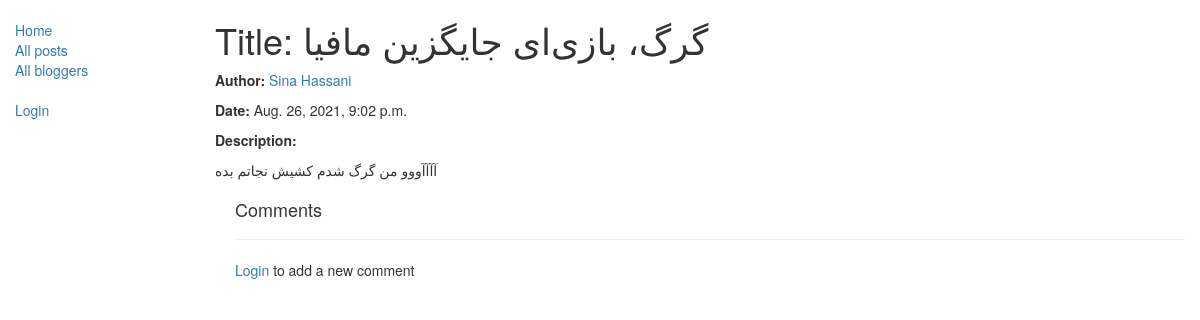
Before: /blog/post/7 with the older database file.
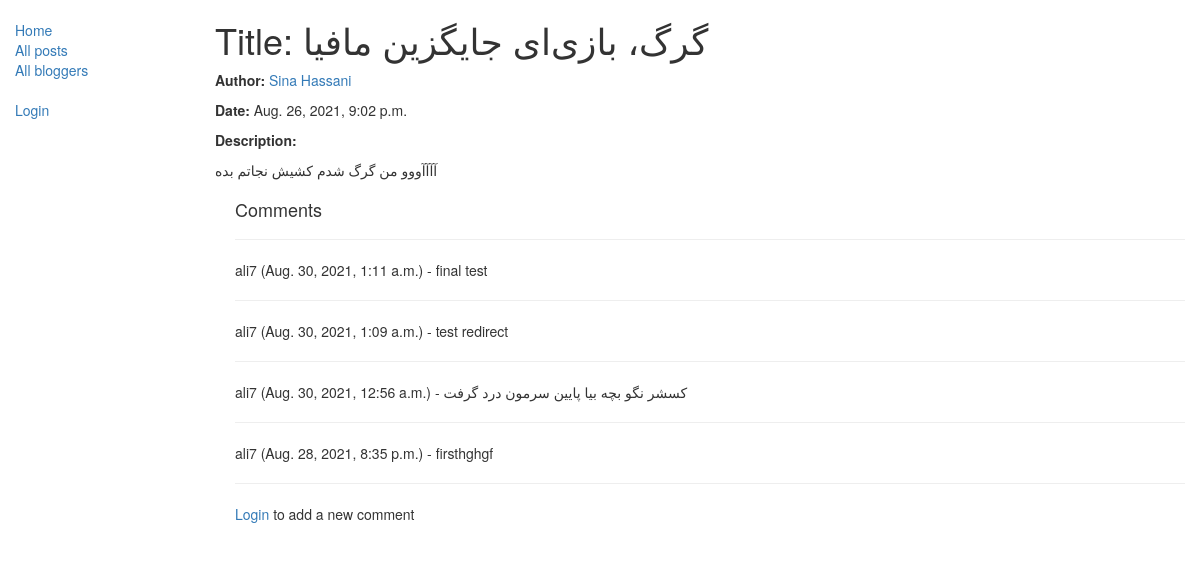
After: the same page with the newer database file.
### blog/models.py (models this page shows, shortened)
class Post(models.Model):
    title = models.CharField(max_length=100)
    date = models.DateTimeField(auto_now=True)
    description = models.TextField(max_length=1000)
    author = models.ForeignKey('Blogger', on_delete=models.SET_NULL, null=True)
    class Meta:
        ordering = ['-date']

class Blogger(models.Model):
    name = models.CharField(max_length=50)
    biography = models.TextField(max_length=100)
    def __str__(self):
        return self.name
    def get_absolute_url(self):
        return reverse('blogger-detail', args=[str(self.id)])

class Comment(models.Model):
    post = models.ForeignKey('Post', on_delete=models.SET_NULL, null=True)
    author = models.ForeignKey(User, on_delete=models.SET_NULL, null=True)
    text = models.TextField(max_length=150)
    date = models.DateTimeField(auto_now=True)
    class Meta:
        ordering = ['-date']

### blog/views.py (the view)
# urls.py: path('post/<int:pk>', views.PostDetailView.as_view(), name='post-detail'),
class PostDetailView(generic.DetailView):
    model = Post

### blog/templates/blog/post_detail.html
{% extends "base_generic.html" %}
{% block content %}
<h1>Title: {{ post.title }}</h1>
<p><strong>Author:</strong> <a href="{{ post.author.get_absolute_url }}">{{ post.author }}</a></p>
<p><strong>Date:</strong> {{ post.date }}</p>
<p><strong>Description:</strong></p>
<p style="white-space:pre-wrap;">{{ post.description }}</p>
<div style="margin-left:20px;margin-top:20px">
<h4>Comments</h4>
{% for comment in post.comment_set.all %}
<hr>
<p>{{comment.author}} ({{comment.date}}) - {{comment.text}}</p>
{% endfor %}
<hr>
{% if user.is_authenticated %}
  <a href="{% url 'add-comment' post.id %}">Add a new comment</a></p>
{% else %}
  <p><a href="{% url 'login'%}?next={{request.path}}">Login</a> to add a new comment</p>
{% endif %}
</div>
{% endblock %}

### blog/templates/base_generic.html (shortened to what this page needs)
<!DOCTYPE html>
<html lang="en">
<head>
  <link rel="stylesheet" href="https://maxcdn.bootstrapcdn.com/bootstrap/3.3.7/css/bootstrap.min.css">
  {% load static %}
  <link rel="stylesheet" href="{% static 'css/styles.css' %}">
</head>
<body>
<div class="container-fluid">
<div class="row">
  <div class="col-sm-2">
  {% block sidebar %}
  <ul class="sidebar-nav">
    <li><a href="{% url 'index' %}">Home</a></li>
    <li><a href="{% url 'all' %}">All posts</a></li>
    <li><a href="{% url 'bloggers' %}">All bloggers</a></li>
  </ul>
  <ul class="sidebar-nav">
   {% if user.is_authenticated %}
     <li>User: {{ user.get_username }}</li>
     <li><a href="{% url 'logout'%}?next={{request.path}}">Logout</a></li>
   {% else %}
     <li><a href="{% url 'login'%}?next={{request.path}}">Login</a></li>
   {% endif %}
  </ul>
  {% endblock %}
  </div>
  <div class="col-sm-10 ">
  {% block content %}{% endblock %}
  </div>
</div>
</div>
</body>
</html>

### blog/static/css/styles.css (style rules this page uses)
.sidebar-nav { margin-top: 20px; padding: 0; list-style: none; }

Changed rows visible on the page:
added Comment: author "ali7", date "Aug. 30, 2021, 1:11 a.m.", text "final test"
added Comment: author "ali7", date "Aug. 30, 2021, 1:09 a.m.", text "test redirect"
added Comment: author "ali7", date "Aug. 30, 2021, 12:56 a.m.", text "کسشر نگو بچه بیا پایین سرمون درد گرفت"
added Comment: author "ali7", date "Aug. 28, 2021, 8:35 p.m.", text "firsthghgf"
